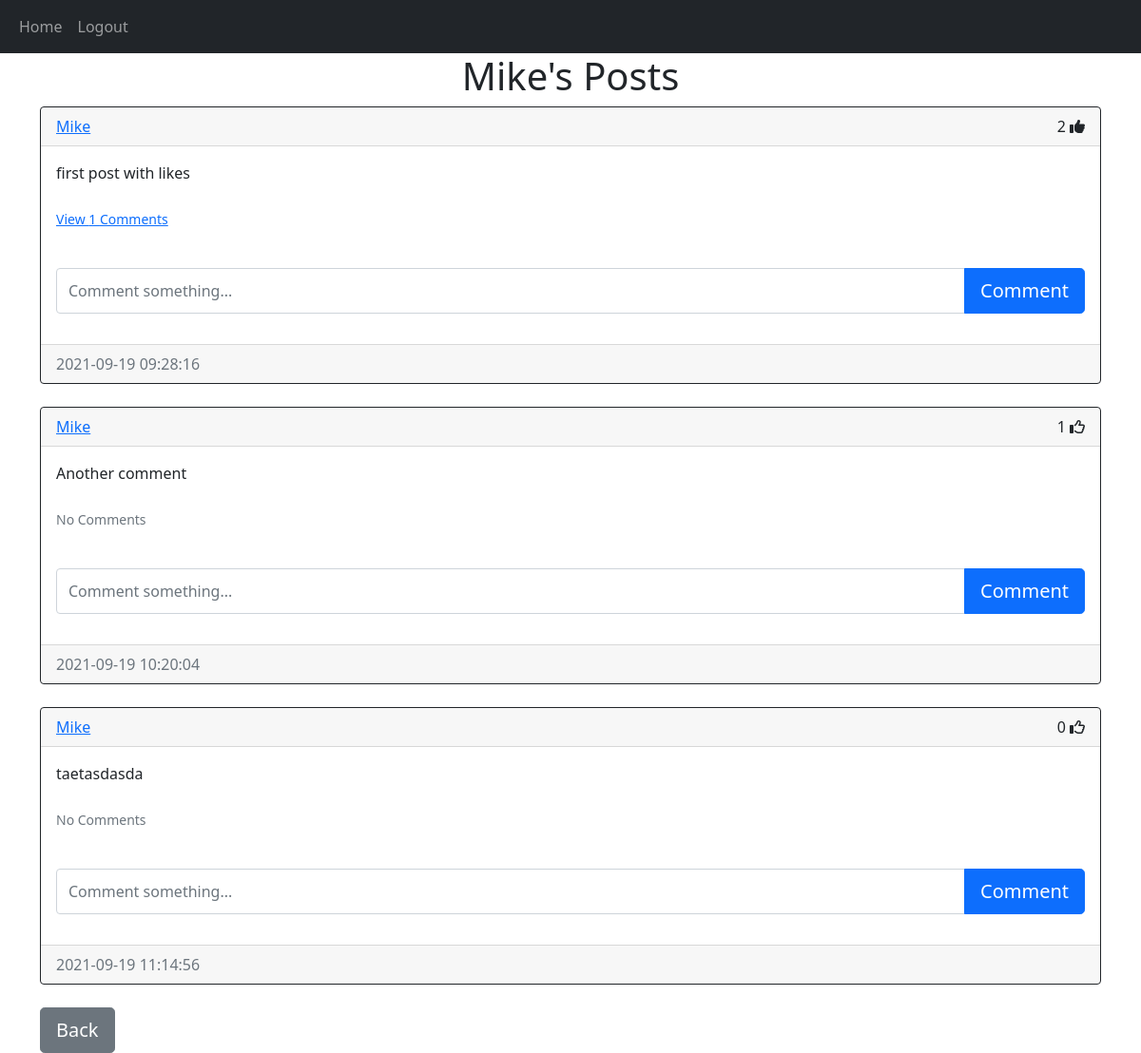
/posts/1 (signed in), run on the app's committed database.
### website/models.py (models this page shows)
class User(db.Model, UserMixin):
    id = db.Column(db.Integer, primary_key=True)
    email = db.Column(db.String(150), unique=True)
    username = db.Column(db.String(150), unique=True)
    password = db.Column(db.String(150))
    date_created = db.Column(db.DateTime(timezone=True), default=func.now())
    posts = db.relationship("Post", backref="user", passive_deletes=True)
    comments = db.relationship("Comment", backref="user", passive_deletes=True)
    likes = db.relationship("Like", backref="user", passive_deletes=True)

class Post(db.Model):
    id = db.Column(db.Integer, primary_key=True)
    text = db.Column(db.Text, nullable=False)  # nullable cannot be empty
    date_created = db.Column(db.DateTime(timezone=True), default=func.now())
    author = db.Column(
        db.Integer, db.ForeignKey("user.id", ondelete="CASCADE"), nullable=False
    )
    comments = db.relationship("Comment", backref="post", passive_deletes=True)
    likes = db.relationship("Like", backref="post", passive_deletes=True)

### website/views.py (the view)
@views.route("/posts/<id>")
@login_required
def posts(id):
    user = User.query.filter_by(id=id).first()
    if not user:
        flash("No user with that username", category="error")
        return redirect(url_for("views.home"))
    posts = user.posts
    return render_template(
        "posts.html", user=current_user, posts=posts, username=user.username
    )

### website/__init__.py (called while the page is built)
def create_app():
    app = Flask(__name__)
    app.config["SECRET_KEY"] = "helloworld"
    app.config["SQLALCHEMY_DATABASE_URI"] = f"sqlite:///{DB_NAME}"
    db.init_app(app)  # initialize the database
    from .views import views
    from .auth import auth
    app.register_blueprint(views, url_prefix="/")  # the start of the url
    app.register_blueprint(auth, url_prefix="/")
    from .models import User
    create_database(app)  # Create a new database
    login_manager = LoginManager()
    login_manager.login_view = "auth.login"  # if not login redirect to login
    login_manager.init_app(app)
    @login_manager.user_loader
    def load_user(id):
        return User.query.get(int(id))
    return app

### website/templates/posts.html
{% extends "post_div.html" %}
{% block title %} {{username}}'s Posts {% endblock %} {% block header %}
{{username}}'s Posts {% endblock %} {% block footer%}
<a href="/home">
  <button type="button" class="btn btn-lg btn-secondary">Back</button>
</a>
{%endblock%}

### website/templates/post_div.html (shortened to what this page needs)
{% extends "base.html" %}
{% block title %} Home {% endblock %} {% block content %}
<div align="center">
  <h1>{% block header %} None {% endblock %}</h1>
</div>
<div id="posts">
  {% for post in posts %}
  <div class="card border-dark">
    <div class="card-header d-flex justify-content-between align-items-center">
      <a href="/posts/{{post.user.id}}">{{post.user.username}}</a>
      <div>
        <span id="likes-count-{{post.id}}">{{ post.likes|length }}</span>
        <!-- {% set liked = [] %}
        {% for like in post.likes %}
          {% if like.author == user.id %}
            {% set _ = liked.append(1) %}
          {% endif %}
        {% endfor %}
        {% if user.id in post.likes|map(attribute="author")|list %}
        <i
          class="fas fa-thumbs-up"
          id="like-button-{{post.id}}"
          onclick="like({{post.id}})"
        ></i>
        {% else %}
        <i
          class="far fa-thumbs-up"
          id="like-button-{{post.id}}"
          onclick="like({{post.id}})"
        ></i>
        {% endif %}
      </div>
    </div>
    <div class="card-body">
      <div class="card-text">{{post.text}}</div>
      <br />
      <p class="card-text">
        {% if post.comments|length > 0 %}
        <a data-bs-toggle="collapse" href="#comments-{{post.id}}" role="button">
          <small>View {{post.comments|length}} Comments</small>
        </a>
        {% else %}
        <small class="text-muted">No Comments</small>
        {% endif %}
      </p>
      <br />
      <form
        action="/create-comment/{{post.id}}"
        class="input-group mb-3"
        method="POST"
      >
        <input
          type="text"
          id="text"
          name="text"
          class="form-control"
          placeholder="Comment something..."
        />
        <button type="submit" class="btn btn-lg btn-primary">Comment</button>
      </form>
    </div>
    <div class="card-footer text-muted">{{post.date_created}}</div>
  </div>
  <br />
  {% endfor %}
</div>
{% block footer %}{% endblock %} {% endblock %}

### data on the page
User: username "Mike"
Post: user.username "Mike", likes|length "2", text "first post with likes", comments|length "1", date_created "2021-09-19 09:28:16"
Post: user.username "Mike", likes|length "1", text "Another comment", shows "No Comments", date_created "2021-09-19 10:20:04"
Post: user.username "Mike", likes|length "0", text "taetasdasda", shows "No Comments", date_created "2021-09-19 11:14:56"
